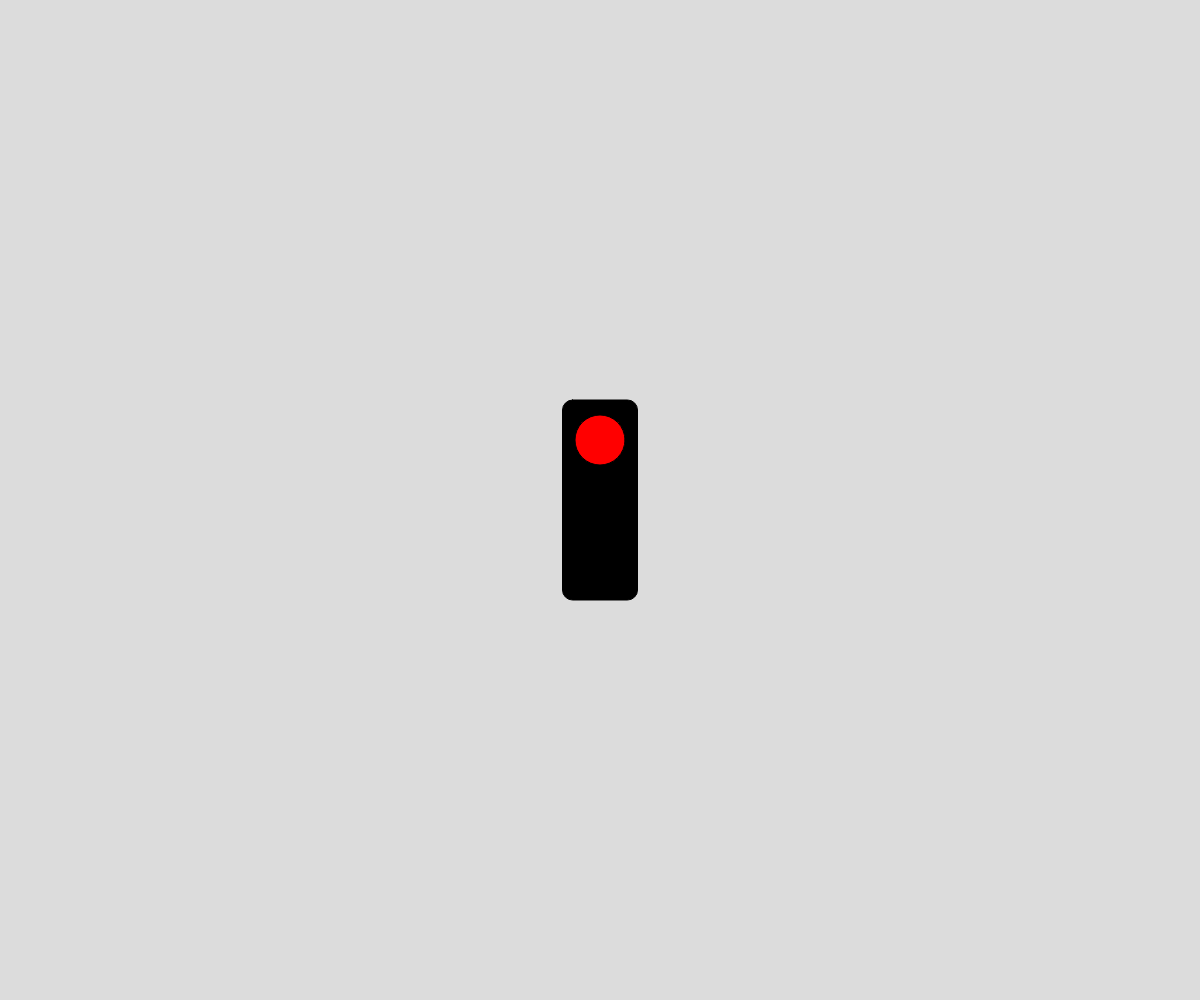
Frame 1 (no input)
Frame 60 (no input): identical to frame 1, image omitted
Frame 120 (the mouse pressed at the canvas centre since frame 60): identical to frame 1, image omitted

The p5.js sketch that drew this single still picture (run headless with seeded random() and noise() and a simulated clock; from frame 60 on, the mouse is pressed at the canvas centre):

// p5.js sketch
// ── sketch.js
// Traffic Light
// Your Name
// Date
//
let which_color_to_display = "red";
let colors = ["red", "yellow", "green"];
let active_light = 0;

let last_switch = 0;
let green_duration = 4000;
let yellow_duration = 1000;
let red_duration = 4000;
function setup() {
  createCanvas(windowWidth, windowHeight);
}

function draw() {
  background(220);
  
  draw_outline_of_lights();
  choose_which_light_to_display();
  for (let i = 0; i < 3; i++){
    //which_color_to_display = colors[i]
    show_correct_light();
  }
}

function draw_outline_of_lights(){
  //box
  rectMode(CENTER)
  fill("black")
  rect(width/2, height/2, 75, 200, 10)

  //ligts
  
  circle(width/2, height/2-60, 50)

  circle(width/2, height/2, 50)

  circle(width/2, height/2+60, 50)
}

function show_correct_light(){
  
  fill(which_color_to_display)
  if (which_color_to_display === "red"){
    circle(width/2, height/2-60, 50)

  }
  else if (which_color_to_display === "yellow"){
    circle(width/2, height/2, 50)
  }
  else if (which_color_to_display === "green"){
    circle(width/2, height/2+60, 50)
  }
}

function choose_which_light_to_display(){

  if (which_color_to_display === "green"){
    if (millis()>(last_switch+green_duration)){
      which_color_to_display = "yellow"
      last_switch = millis()
    }
  }
  else if (which_color_to_display === "yellow"){
    if (millis()>(last_switch+yellow_duration)){
      which_color_to_display = "red"
      last_switch = millis()
    }
  }
  else if (which_color_to_display === "red"){
    if (millis()>(last_switch+red_duration)){
      which_color_to_display = "green"
      last_switch = millis()
    }
  }
}
